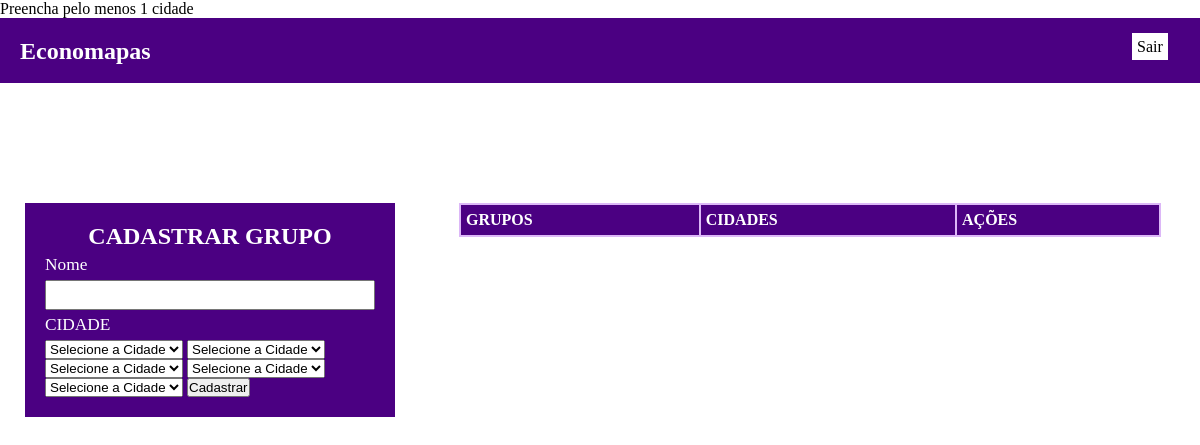
/grupo.php (signed in), run on an earlier commit of the app's database.
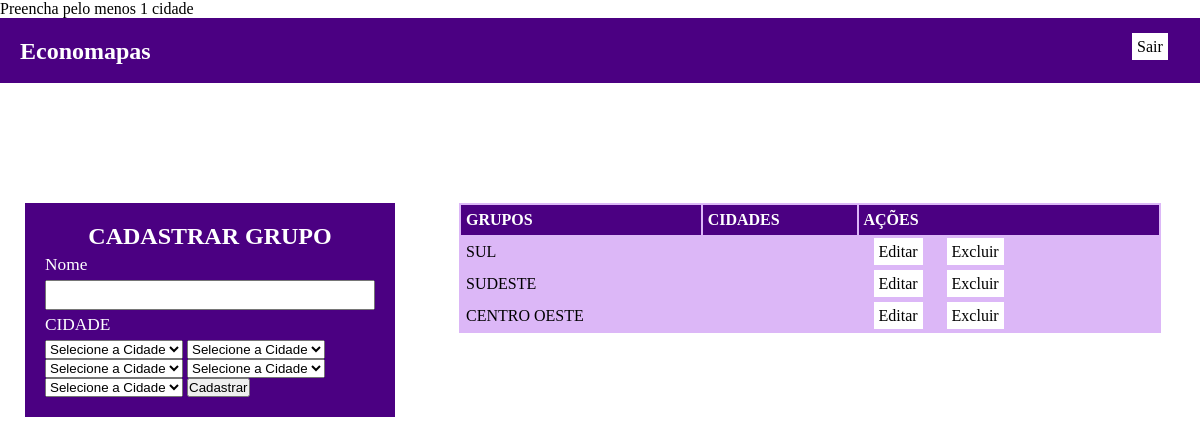
And on a later commit of the database.
### tables this page shows
CREATE TABLE `grupos` (
  `id_grupo` int(11) NOT NULL,
  `grupo_nome` varchar(100) NOT NULL,
  `id_usuario` int(11) NOT NULL
);

### CLASSES/Grupos.php (called while the page is built, shortened)
<?php
require_once "./CLASSES/conexao.php";
Class Grupo{
    public function buscarGrupoPeloUsuario($id_usuario){
        $pdo = new Conexao();
        $sql = $pdo->getPDO()->prepare("SELECT * FROM grupos WHERE id_usuario = :id_u");
        $sql->bindValue(':id_u',$id_usuario);
        $sql->execute();
        return $sql->fetchAll(PDO::FETCH_OBJ);
    }
}
?>

### CLASSES/Conexao.php (called while the page is built, shortened)
<?php
Class Conexao{
  private $pdo;
  private $nome = "desafio_economapas";
  private $host = "localhost";
  private $usuario = "root";
  private $senha = "";
  public function getPDO(){
    return $this->conectar();
  }
  private function conectar(){
    try{
      $this->pdo = new PDO("mysql:dbname=".$this->nome.";host=".$this->host, $this->usuario, $this->senha);
    }
    catch(PDOException $e){
      $this->msgErro = $e->getMessage();
      printf("<div class=\"msg-erro\">{$this->msgErro}</div>");
    }
    return $this->pdo;
  }
}
?>

### grupo.php (the view, shortened to what this page needs)
<?php
 require_once "./CLASSES/Grupos.php";
  $Grupo = new Grupo();
  $id_usuario = (isset($_SESSION['id_usuario'])) ? $_SESSION['id_usuario'] : "" ;
 $id = isset($_GET["id"]) ? $_GET["id"] : null;
 $ac = isset($_GET["ac"]) ? $_GET["ac"] : null;
?>
<!DOCTYPE html>
    <html>
      <head>
          <link rel="stylesheet" href="CSS/areaPrivada.css">
      </head>
      <body>
        <header>
          <div id="background">
            <section id="header-lado-esquerdo">
              <h1>Economapas</h1>
            </section id="header-lado-direito">
              <a href="index.php?sair=true" class="header">Sair</a>
        </header>
          <section id="esquerda">
            <form method="post" action="">
              <h2>CADASTRAR GRUPO</h2>
              <label for="grupo">Nome</label>
              <input type="text" name="grupo_nome" id="grupo">
              <label for="id_cidade">CIDADE</label>
                <select name="id_cidade1">
                    <option value="">Selecione a Cidade</option>
                </select>
                <select name="id_cidade2">
                    <option value="">Selecione a Cidade</option>
                </select>
                <select name="id_cidade3">
                    <option value="">Selecione a Cidade</option>
                </select>
                <select name="id_cidade4">
                    <option value="">Selecione a Cidade</option>
                </select>
                <select name="id_cidade5">
                    <option value="">Selecione a Cidade</option>
                </select>
              <button type="submit">Cadastrar</button>
            </form>
          </section>
          <section id="direita">
            <table id="tb-grupo">
              <tr id="titulo">
                <td>GRUPOS</td>
                <td>CIDADES</td>
                <td>AÇÕES</td>
              </tr>
         <?php
         foreach($Grupo->buscarGrupoPeloUsuario($id_usuario) as $grupo_nome):
          if($ac === 'editar' && $grupo_nome->id_grupo == $id){
            ?>
              <tr>
                <form method="get" action="">
                  <td>
                    <input type="hidden" name="ac" value="salvar">
                    <input type="hidden" name="id" value="<?php echo $grupo_nome->id_grupo?>">
                    <input type="text" name="novo-grupo-nome" value="<?php echo $grupo_nome->grupo_nome?>">
                  </td>
                  <td>
                    <button type="submit" class="link-editar">Salvar</button>
                  </td>
                </form>
              </tr>
              <?php
                } else {
              ?>
              <tr>
                <td>
                  <?php echo $grupo_nome->grupo_nome?>
                </td>
                <td>
                </td>
                <td>
                  <a class="link-editar" href="?ac=editar&id=<?php echo $grupo_nome->id_grupo?>">Editar</a>
                  <a class="link-excluir" href="?ac=excluir&id=<?php echo $grupo_nome->id_grupo?>">Excluir</a>
                </td>
              </tr>
            <?php
              }
            ?>
            <?php
              endforeach;
            ?>
      </table>
    </html>

What changed in the data, as far as the page shows it:
now on this page (row edited): grupos: grupo_nome "SUL"
now on this page (row edited): grupos: grupo_nome "SUDESTE"
now on this page (row edited): grupos: grupo_nome "CENTRO OESTE"
